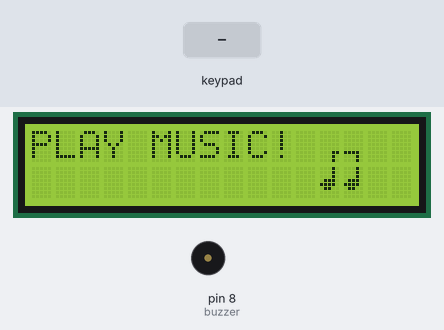
Bench run of a sketch on a simulated Arduino Uno, built with avr-gcc and run on an emulated ATmega328P. Parts: 16×2 character LCD, buzzer (waves = sounding). The inputs (shaded band) are chosen by the test bench.

Above: at 1.3 s.
1.4 s: key '2' pressed
At 2.4 s:
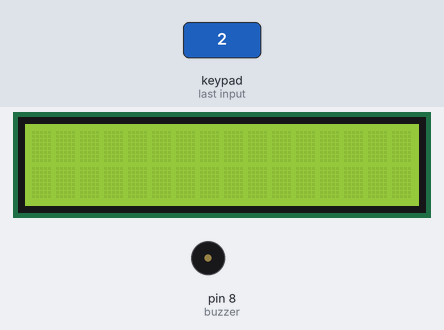
3.0 s: keypad keys 4 5 6 7 pressed 0.4 s apart
At 3.5 s:
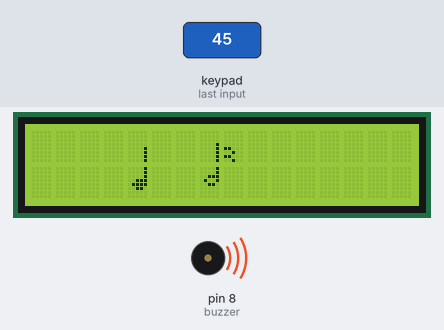
6.1 s: key '3' pressed
At 7.2 s:
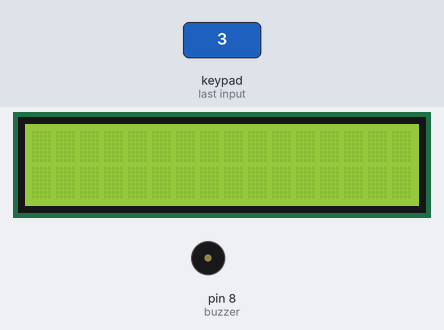
7.7 s: key 'B' pressed
At 8.5 s:
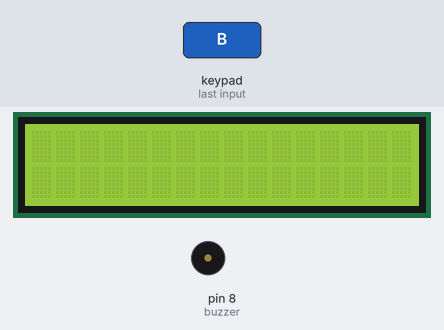
9.3 s: keypad keys 1 3 9 7 pressed 0.4 s apart
At 10.6 s:
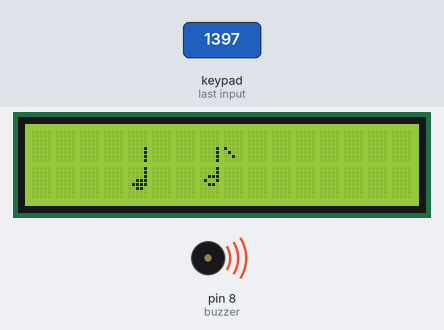
12.4 s: key '1' pressed
At 13.0 s:
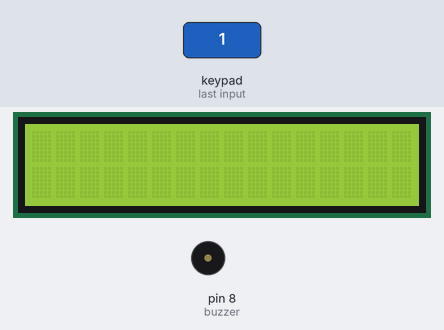
Timing chart, 0 to 15.0 s (numbered marks = the images above; inputs shaded):
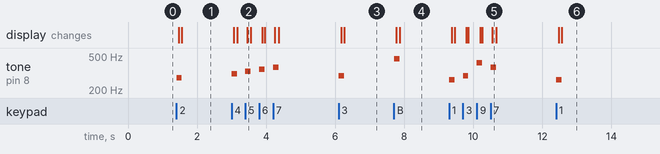

The sketch:

digitalPianoWithLCD.ino
```cpp
/*
 * LCD Digital Piano 🎹
 * --------------------
 * Created: August 2026
 * Author: Parnian Ghorbani
 *
 * A simple digital piano built with Arduino,
 * a 4x4 matrix keypad, buzzer, and 16x2 I2C LCD.
 *
 * Features:
 * - 16 musical notes
 * - Real-time sound using tone()
 * - Custom LCD note graphics
 * - Scrolling note patterns
 * - Non-blocking animation using millis()
 */

#include <Wire.h>
#include <LiquidCrystal_I2C.h>
#include <Keypad.h>

LiquidCrystal_I2C lcd(0x27, 16, 2);

// frequency of each musical note in Hz
#define C4   262
#define CS4  277
#define D4   294
#define DS4  311
#define E4   330
#define F4   349
#define FS4  370
#define G4   392
#define GS4  415
#define A4   440
#define AS4  466
#define B4   494
#define C5   523
#define CS5  554
#define D5   587
#define DS5  622

const int buzzer = 8;

// KEYPAD
const byte ROWS = 4;
const byte COLS = 4;

char keys[ROWS][COLS] = {
  {'1', '2', '3', '4'},
  {'5', '6', '7', '8'},
  {'9', 'A', 'B', 'C'},
  {'D', 'E', 'F', 'G'}
};
// Hardware connections for keypad
byte rowPins[ROWS] = {3, 2, 1, 0};
byte colPins[COLS] = {4, 5, 6, 7};
// Configure the 4x4 matrix keypad
Keypad keypad = Keypad(makeKeymap(keys), rowPins, colPins, ROWS, COLS);

// NOTE BITMAPS used to create custom note characters on the LCD
// NOTE1 (2 chars)
byte name0x2[] = { B00000,B00000,B00000,B00000,B00001,B00001,B00001,B00001 };
byte name1x2[] = { B00001,B00001,B00001,B00111,B01111,B00110,B00000,B00000 };

// NOTE2 (3 chars)
byte name0x4[] = { B00000,B00000,B00000,B00001,B00001,B00001,B00001,B00001 };
byte name0x5[] = { B00000,B00000,B00000,B00000,B11000,B00100,B11000,B00100 };
byte name1x4[] = { B00001,B00001,B00111,B01001,B00110,B00000,B00000,B00000 };

// NOTE3 (4 chars)
byte name0x7[] = { B00000,B00000,B00000,B00000,B00000,B00011,B00010,B00010 };
byte name0x8[] = { B00000,B00000,B00000,B00000,B00000,B11110,B00010,B00010 };
byte name1x7[] = { B00010,B00010,B00010,B01110,B11110,B01100,B00000,B00000 };
byte name1x8[] = { B00010,B00010,B00010,B01110,B11110,B01100,B00000,B00000 };

// NOTE4 (4 chars)
byte name0x10[] = { B00000,B00000,B00000,B00000,B00000,B00110,B01111,B01110 };
byte name0x11[] = { B00000,B00000,B00000,B00000,B00000,B00110,B01111,B01110 };
byte name1x10[] = { B01000,B01000,B01000,B01111,B01000,B01111,B00000,B00000 };
byte name1x11[] = { B00100,B00100,B00100,B11100,B00100,B11100,B00000,B00000 };

// NOTE5 (3 chars)
byte name1x13[] = { B00001,B00001,B00111,B01001,B00110,B00000,B00000,B00000 };
byte name0x13[] = { B00000,B00000,B00000,B00000,B00001,B00001,B00001,B00001 };
byte name0x14[] = { B00000,B00000,B00000,B00000,B10000,B01000,B00100,B00000 };

// NOTE STRUCTURE (Store the bitmap data, character count and LCD width of each note)
struct Note {byte charCount; byte width; byte* chars[4];};

// NOTES database
Note notes[] = {
  // N1
  {2, 1, {name0x2, name1x2}},
  // N2
  {3, 2, {name0x4, name0x5, name1x4}},
  // N3
  {4, 2, {name0x7, name1x7, name0x8, name1x8}},
  // N4
  {4, 2, {name0x10, name1x10, name0x11, name1x11}},
  // N5
  {3, 2, {name0x13, name1x13, name0x14}}
};

// Give readable names to note indexes
enum NoteID {N1, N2, N3, N4, N5};
// Define combinations of notes used as scrolling patterns
struct Pattern {NoteID noteList[3]; byte count;};
Pattern patterns[] = {
  {{N3, N4}, 2},
  {{N3, N5}, 2},
  {{N3, N2}, 2},
  {{N3, N1}, 2},
  {{N1, N2}, 2},
  {{N2, N1, N5}, 3},
  {{N1, N5}, 2},
  {{N4, N5}, 2},
  {{N4, N2}, 2},
  {{N3, N1}, 2},
  {{N2, N5}, 2}
};
// Automatically calculate the number of available patterns
const byte PATTERN_COUNT = sizeof(patterns) / sizeof(patterns[0]);

// Timing and layout settings
const byte NOTE_GAP = 2;
const unsigned long SCROLL_INTERVAL = 200;
const unsigned long DEMO_TIMEOUT = 5000;

// Store the current operating state of the piano (FSM)
bool demoMode = false;
bool notePressed = false;
unsigned long lastKeyTime = 0;
unsigned long lastScroll = 0;
byte currentPattern = 0;
int demoSteps = 0;

// Convert a keypad key into its corresponding note frequency
int getFrequency(char key) {

  switch (key) {

    case '1': return C4; case '2': return CS4; case '3': return D4; case '4': return DS4;
    case '5': return E4; case '6': return F4; case '7': return FS4; case '8': return G4;
    case '9': return GS4; case 'A': return A4; case 'B': return AS4; case 'C': return B4;
    case 'D': return C5; case 'E': return CS5; case 'F': return D5; case 'G': return DS5;
  }
  return 0;
}

// Map each keypad key to an LCD note pattern
byte getPattern(char key) {

  switch (key) {

    case '1': return 0; case '2': return 1; case '3': return 2; case '4': return 3;
    case '5': return 4; case '6': return 5; case '7': return 6; case '8': return 7;
    case '9': return 8; case 'A': return 9; case 'B': return 10; case 'C': return 0;
    case 'D': return 1; case 'E': return 2; case 'F': return 3; case 'G': return 4;
  }
  return 0;
}

// Load the bitmap data of a pattern into the LCD custom character slots (MAX = 8)
void loadPattern(Pattern &p) {

  byte charIndex = 0;

  for (byte n = 0; n < p.count; n++) {

    Note &note = notes[p.noteList[n]];

    for (byte c = 0; c < note.charCount; c++) {lcd.createChar(charIndex + c, note.chars[c]);}
    charIndex += note.charCount;
  }
}

// Draw a complete note by placing its custom characters on the LCD
void drawNote(NoteID id, int x, byte &charIndex) {

  Note &note = notes[id];

  if (id == N1) {
    lcd.setCursor(x, 0); lcd.write(charIndex);
    lcd.setCursor(x, 1); lcd.write(charIndex + 1);
  }


  else if (id == N2) {
    lcd.setCursor(x, 0); lcd.write(charIndex);
    lcd.setCursor(x + 1, 0); lcd.write(charIndex + 1);
    lcd.setCursor(x, 1); lcd.write(charIndex + 2);
  }

  else if (id == N3) {
    lcd.setCursor(x, 0); lcd.write(charIndex);
    lcd.setCursor(x, 1); lcd.write(charIndex + 1);
    lcd.setCursor(x + 1, 0); lcd.write(charIndex + 2);
    lcd.setCursor(x + 1, 1); lcd.write(charIndex + 3);
  }

  else if (id == N4) {
    lcd.setCursor(x, 0); lcd.write(charIndex);
    lcd.setCursor(x, 1); lcd.write(charIndex + 1);
    lcd.setCursor(x + 1, 0); lcd.write(charIndex + 2);
    lcd.setCursor(x + 1, 1); lcd.write(charIndex + 3);
  }

  else if (id == N5) {
    lcd.setCursor(x, 0); lcd.write(charIndex);
    lcd.setCursor(x, 1); lcd.write(charIndex + 1);
    lcd.setCursor(x + 1, 0); lcd.write(charIndex + 2);
  }
  charIndex += note.charCount;
}

// Draw all notes in a pattern with a fixed gap between them
void drawPattern(Pattern &p, int startX) {

  byte charIndex = 0;
  int x = startX;

  for (byte n = 0; n < p.count; n++) {

    drawNote(p.noteList[n], x, charIndex);
    x += notes[p.noteList[n]].width + NOTE_GAP;
  }
}

// Display the pattern associated with the currently pressed key
void showPressedPattern(char key) {

  lcd.clear();

  byte patternIndex = getPattern(key);
  Pattern &p = patterns[patternIndex];

  loadPattern(p);

  drawPattern(p, 4);
}

// Start demo (scrolling the current pattern into the screen from the right)
void startDemoPattern() {

  lcd.clear();
  Pattern &p = patterns[currentPattern];
  loadPattern(p);
  drawPattern(p, 16);

  int width = 0;

  for (byte i = 0; i < p.count; i++) {

    width += notes[p.noteList[i]].width;
    if (i < p.count - 1) width += NOTE_GAP;
  }

  demoSteps = 16 + width;

  lastScroll = millis();
  demoMode = true;
}
// Stop demo
void stopDemo() {demoMode = false; lcd.clear();}

// Update demo scroll (Update the scrolling animation without blocking the main loop)
void updateDemo() {

  if (!demoMode) return;

  unsigned long now = millis();

  if (now - lastScroll >= SCROLL_INTERVAL) {

    lastScroll = now;
    lcd.scrollDisplayLeft();

    demoSteps--;

    if (demoSteps <= 0) {
      currentPattern++;
      if (currentPattern >= PATTERN_COUNT) {currentPattern = 0;}
      startDemoPattern();
    }
  }
}

// Start screen
void showStartScreen() {

  lcd.clear();

  lcd.setCursor(0, 0);
  lcd.print("PLAY MUSIC!");

  lcd.createChar(0, name0x7);
  lcd.createChar(1, name1x7);
  lcd.createChar(2, name1x8);
  lcd.createChar(3, name0x8);


  lcd.setCursor(12, 0);
  lcd.write(byte(0));

  lcd.setCursor(12, 1);
  lcd.write(byte(1));

  lcd.setCursor(13, 0);
  lcd.write(byte(3));

  lcd.setCursor(13, 1);
  lcd.write(byte(2));
}

void setup() {

  pinMode(buzzer, OUTPUT);

  lcd.init();
  lcd.backlight();

  showStartScreen();
  lastKeyTime = millis();
}

void loop() {

  keypad.getKeys();

  bool anyKeyPressed = false;

  for (byte i = 0; i < LIST_MAX; i++) {

    if (!keypad.key[i].kchar) continue;

    char key = keypad.key[i].kchar;
    // pressed
    if (keypad.key[i].stateChanged && keypad.key[i].kstate == PRESSED) {
      anyKeyPressed = true; lastKeyTime = millis(); if (demoMode) {stopDemo();}

      int frequency = getFrequency(key); tone(buzzer,frequency);
      showPressedPattern(key); notePressed = true;
    }
    // held
    if (keypad.key[i].kstate == HOLD) {anyKeyPressed = true; lastKeyTime = millis();}
    // released
    if (keypad.key[i].stateChanged && keypad.key[i].kstate == RELEASED) {
      noTone(buzzer); notePressed = false;
      lcd.clear(); lastKeyTime = millis();
    }
  }
  // demo mode after 5 seconds
  if (!notePressed && !demoMode && millis() - lastKeyTime >= DEMO_TIMEOUT) {currentPattern = 0; startDemoPattern();}
  updateDemo();
}
```

Measured:
- after the input at 1.4 s, tone on pin 8 (buzzer): silent → 277 Hz at once, → silent 0.16 s later; the display: first changes after 0.07 s (image 1 shows a later state)
- after the input at 3.0 s, tone on pin 8 (buzzer): plays 311 Hz for 0.16 s, 330 Hz for 0.15 s, 349 Hz for 0.16 s, 370 Hz for 0.16 s, starting at once; the display: first changes after 0.06 s (image 2 shows a later state)
- after the input at 6.1 s, tone on pin 8 (buzzer): silent → 294 Hz at once, → silent 0.16 s later; the display: first changes after 0.07 s (image 3 shows a later state)
- after the input at 7.7 s, tone on pin 8 (buzzer): silent → 466 Hz at once, → silent 0.16 s later; the display: first changes after 0.07 s (image 4 shows a later state)
- after the input at 9.3 s, tone on pin 8 (buzzer): plays 262 Hz for 0.16 s, 294 Hz for 0.16 s, 415 Hz for 0.16 s, 370 Hz for 0.15 s, starting at once; the display: first changes after 0.08 s (image 5 shows a later state)
- after the input at 12.4 s, tone on pin 8 (buzzer): silent → 262 Hz at once, → silent 0.16 s later; the display: first changes after 0.08 s (image 6 shows a later state)
